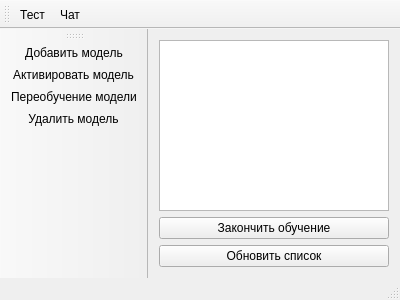
<?xml version="1.0" encoding="UTF-8"?>
<ui version="4.0">
 <class>MainWindow</class>
 <widget class="QMainWindow" name="MainWindow">
  <property name="geometry">
   <rect>
    <x>0</x>
    <y>0</y>
    <width>400</width>
    <height>300</height>
   </rect>
  </property>
  <property name="windowTitle">
   <string>Редактор нейросетей</string>
  </property>
  <widget class="QWidget" name="centralWidget">
   <layout class="QVBoxLayout" name="verticalLayout">
    <item>
     <widget class="QListWidget" name="listWidget"/>
    </item>
    <item>
     <widget class="QPushButton" name="pbStopTrain">
      <property name="text">
       <string>Закончить обучение</string>
      </property>
     </widget>
    </item>
    <item>
     <widget class="QPushButton" name="pbRefresh">
      <property name="maximumSize">
       <size>
        <width>16777215</width>
        <height>16777215</height>
       </size>
      </property>
      <property name="text">
       <string>Обновить список</string>
      </property>
     </widget>
    </item>
   </layout>
  </widget>
  <widget class="QStatusBar" name="statusBar"/>
  <widget class="QToolBar" name="toolBar">
   <property name="windowTitle">
    <string>toolBar</string>
   </property>
   <attribute name="toolBarArea">
    <enum>LeftToolBarArea</enum>
   </attribute>
   <attribute name="toolBarBreak">
    <bool>false</bool>
   </attribute>
   <addaction name="act_Add"/>
   <addaction name="act_Activate"/>
   <addaction name="act_Refresh"/>
   <addaction name="act_Del"/>
  </widget>
  <widget class="QToolBar" name="toolBar_2">
   <property name="windowTitle">
    <string>toolBar_2</string>
   </property>
   <attribute name="toolBarArea">
    <enum>TopToolBarArea</enum>
   </attribute>
   <attribute name="toolBarBreak">
    <bool>false</bool>
   </attribute>
   <addaction name="act_test"/>
   <addaction name="act_Chat"/>
  </widget>
  <action name="act_Add">
   <property name="icon">
    <iconset>
     <normaloff>../../pics/modelAdd.png</normaloff>../../pics/modelAdd.png</iconset>
   </property>
   <property name="text">
    <string>Добавить модель</string>
   </property>
   <property name="toolTip">
    <string>Добавить модель</string>
   </property>
  </action>
  <action name="act_Del">
   <property name="icon">
    <iconset>
     <normaloff>../../pics/modelDel.png</normaloff>../../pics/modelDel.png</iconset>
   </property>
   <property name="text">
    <string>Удалить модель</string>
   </property>
   <property name="toolTip">
    <string>Удалить модель</string>
   </property>
  </action>
  <action name="act_Activate">
   <property name="icon">
    <iconset>
     <normaloff>../../pics/modelActivate.png</normaloff>../../pics/modelActivate.png</iconset>
   </property>
   <property name="text">
    <string>Активировать модель</string>
   </property>
   <property name="toolTip">
    <string>Активировать модель</string>
   </property>
  </action>
  <action name="act_Refresh">
   <property name="icon">
    <iconset>
     <normaloff>../../pics/modelRefresh.png</normaloff>../../pics/modelRefresh.png</iconset>
   </property>
   <property name="text">
    <string>Переобучение модели</string>
   </property>
   <property name="toolTip">
    <string>Переобучение модели</string>
   </property>
  </action>
  <action name="act_test">
   <property name="icon">
    <iconset>
     <normaloff>../../pics/terminalTest.png</normaloff>../../pics/terminalTest.png</iconset>
   </property>
   <property name="text">
    <string>Тест</string>
   </property>
   <property name="toolTip">
    <string>Провести тестирование модели</string>
   </property>
  </action>
  <action name="act_Chat">
   <property name="icon">
    <iconset>
     <normaloff>../../pics/terminalChat.png</normaloff>../../pics/terminalChat.png</iconset>
   </property>
   <property name="text">
    <string>Чат</string>
   </property>
   <property name="toolTip">
    <string>Чат с моделью</string>
   </property>
  </action>
 </widget>
 <layoutdefault spacing="6" margin="11"/>
 <resources/>
 <connections/>
</ui>
